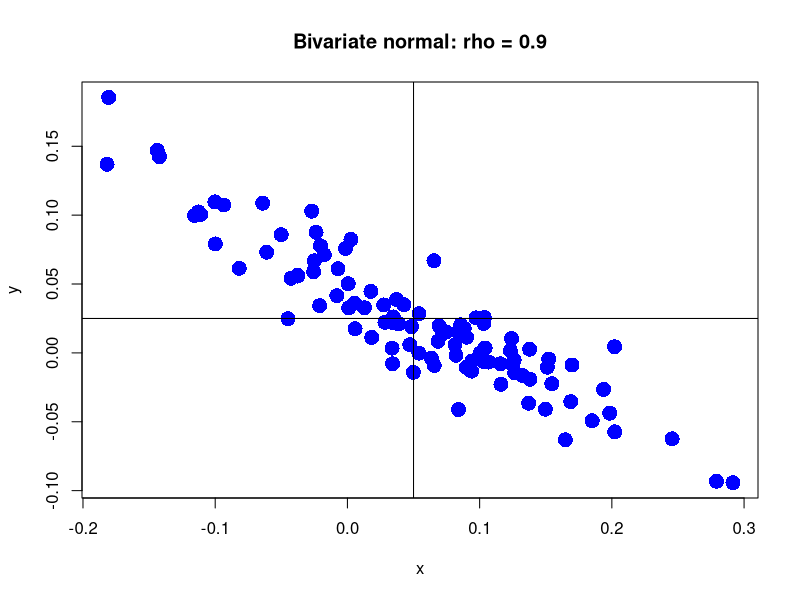
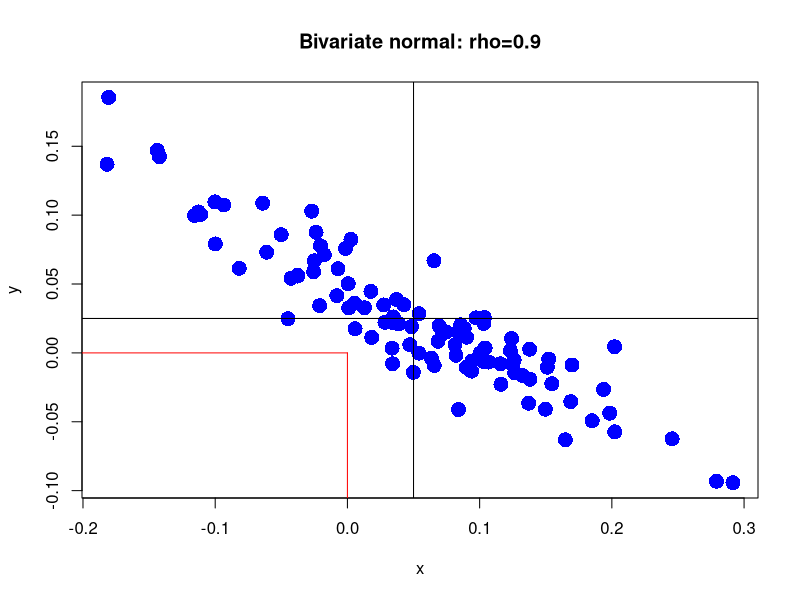

Write the R code that produced these figures, in order.
# Standard deviations and correlation
sig_x = 0.10
sig_y = 0.05
rho_xy = -0.9
# Covariance between X and Y
sig_xy = rho_xy * sig_x * sig_y
# Covariance matrix
Sigma_xy = matrix(c(sig_x^2, sig_xy, sig_xy, sig_y^2), nrow = 2, ncol = 2)

# Load the mvtnorm package
library("mvtnorm");
# The covariance matrix (Sigma_xy) is still in your workspace

# Means
mu_x = 0.05
mu_y = 0.025

# Simulate 100 observations
set.seed(123)  # for reproducibility
xy_vals = rmvnorm(100, mean = c(mu_x, mu_y), sigma = Sigma_xy)
head(xy_vals)

# The simulated values (xy_vals) are still in your workspace

# Create scatterplot
plot(xy_vals[,1], xy_vals[,2], pch = 16, cex = 2, col = "blue", main = "Bivariate normal: rho = 0.9", xlab = "x", ylab = "y")
lines(abline(v = mu_x, h = mu_y))

# Means (mu_x, mu_y) and covariance matrix (Sigma_xy) are still in your workspace

# create scatterplot
plot(xy_vals[, 1], xy_vals[, 2], pch = 16, cex = 2, col = "blue", 
     main = "Bivariate normal: rho=0.9", xlab = "x", ylab = "y")
# Add lines
abline(h = mu_y, v = mu_x)

# Add line segments
segments(x0 = 0, y0 = -1e10, x1 = 0, y1 = 0, col="red")
segments(x0 = -1e10, y0 = 0, x1 = 0, y1 = 0, col="red")

# Compute joint probability
pmvnorm(lower=-Inf, upper=0, mean=c(mu_x, mu_y), sigma = Sigma_xy)[1]